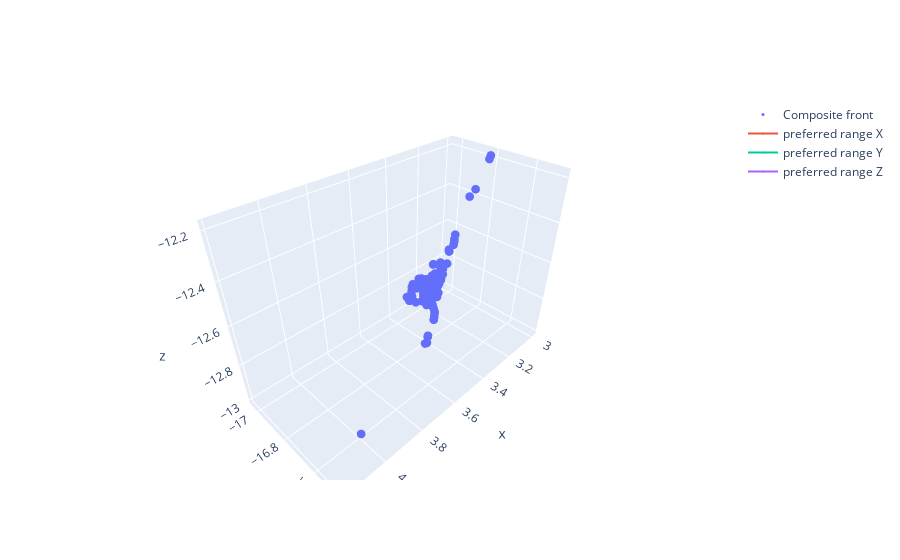

Here is the notebook cell this chart was saved with:
### Code cell
max_assigned_vector = gp.get_max_assigned_vector(base.assigned_vectors)
range2, rp2 = gp.generateRanges4decision(base, max_assigned_vector)
print(range2)
print(rp2)
fig = visualize_3D_front_range(base.composite_front, range2, rp2)
fig.write_html(f"./results/" f"ranges_decision.html")
fig
